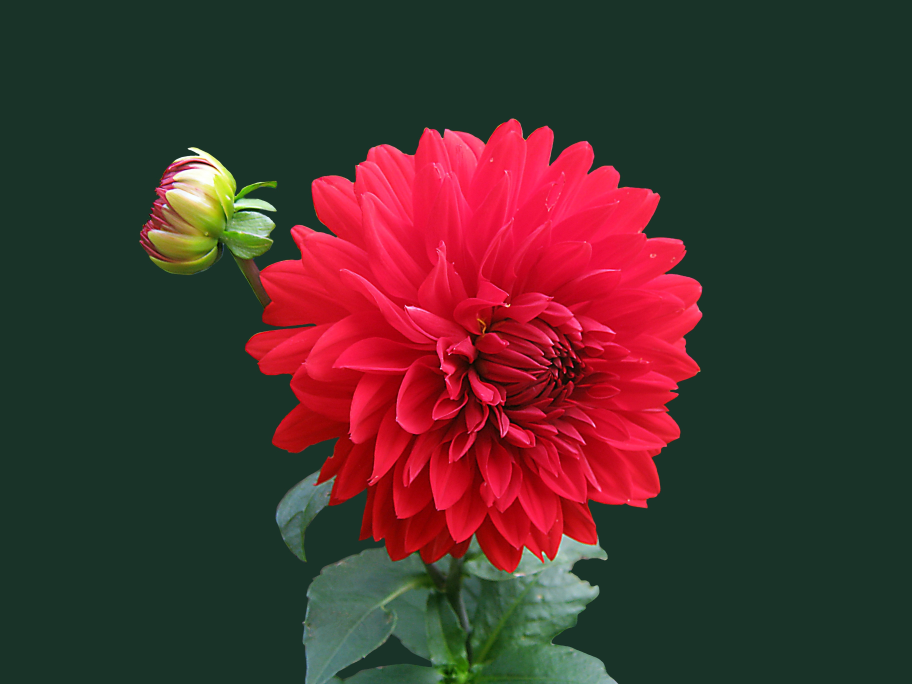
#> input picture day-2/images/img-1.jpg, 3648 x 2736 px (shown at 1/4 size)
$ python L5.py
#> lines starting #> are read from the running program, lines starting #| are printed output that depends on the picture; after the words box and inside, x2 and y2 are one past the last pixel; in counts of white or black regions, pixels touching at a corner belong together
#> further down, orignal_img is the input picture: shape (2736, 3648, 3); mean B, G, R 45.6, 50, 72.7
### L02-opencv/L3.py
# Resizing and rescaling frames
import cv2 as cv

# [4 lines left out: function changeResolution, not called in this run]


# for rescaling image frames (video is array of frames)
def rescaleFrame(frame , scale= 0.75):
#> called with scale = 0.2
    width = int(frame.shape[1] * scale)
#> width = 729
    height = int(frame.shape[0] * scale)
#> height = 547
    dimensions =  (width, height)
#> dimensions = (729, 547)
    return cv.resize(frame, dimensions , interpolation = cv.INTER_AREA)


# [17 lines that do not run on import are left out]

### day-2/L5.py
import numpy as np
from L3 import rescaleFrame
import cv2 as cv

# translation image

def translate(img, x,y) :
    transMat = np.float32([[1,0,x],[0,1,y]])
    dimensions = (img.shape[1], img.shape[0])
    return cv.warpAffine(img,transMat, dimensions)

# rotate image

def rotate(img,angle,rotPoint=None):
    (height, width) = img.shape[:2]

    if rotPoint == None :
        rotPoint = (width//2, height//2)

    rotMat = cv.getRotationMatrix2D(rotPoint, angle, 1.0)
    dimensions = (width, height)

    return cv.warpAffine(img, rotMat, dimensions)


if __name__ =="__main__":
    orignal_img = cv.imread("images/img-1.jpg")
    img = rescaleFrame(orignal_img,scale = 0.2)

    # convert image to grayscale
    gray = cv.cvtColor(img, cv.COLOR_BGR2GRAY)
    # cv.imshow("Grayscale Image ",gray)

    # Blur image
    blur = cv.GaussianBlur(img, (3,3), cv.BORDER_DEFAULT)
    # cv.imshow("Blurred image", blur)

    # Edge cascade (edges can be reduced by passing blur image)
    canny_img = cv.Canny(img, 125,175)
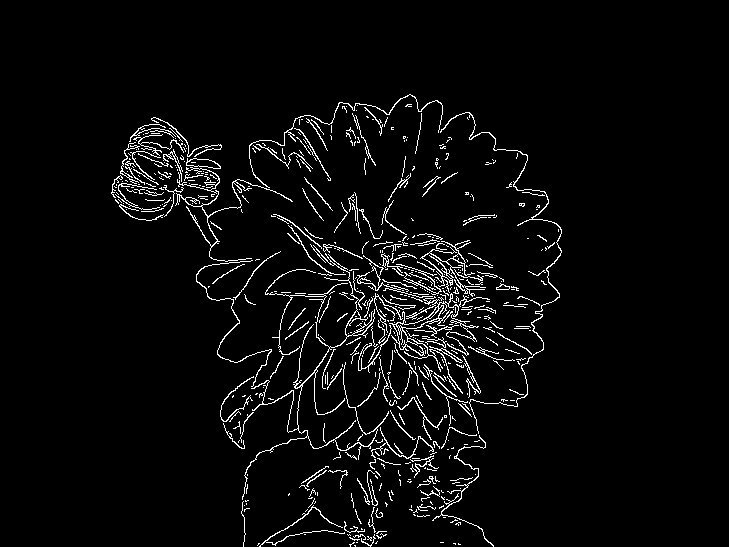
#> canny_img: shape (547, 729); 3.9% white in thin lines or dots, all inside (x1, y1, x2, y2) = (111, 94, 562, 547)
    canny_blur= cv.Canny(blur, 125,175)
#> canny_blur: shape (547, 729); 2.9% white in thin lines or dots, all inside (x1, y1, x2, y2) = (111, 95, 562, 547)
    # cv.imshow("Edge detected image", canny_img)
    # cv.imshow("Edge detected blurred image", canny_blur)

    # Dialting image
    dilated = cv.dilate(canny_blur, (7,7),iterations=3 )
#> dilated: shape (547, 729); 7.8% white; 73 white regions (9 under 20 px), largest, box (x1, y1, x2, y2) and area: (111, 95, 562, 547) 25075, (264, 506, 359, 547) 556, (398, 397, 442, 431) 226
    # cv.imshow("Dilated image", dilated)

    # eroding image
    eroded = cv.erode(dilated, (3,3), iterations =1)
#> eroded: shape (547, 729); 6.5% white; 80 white regions (13 under 20 px), largest, box (x1, y1, x2, y2) and area: (196, 96, 562, 547) 16301, (111, 118, 222, 227) 3680, (271, 215, 343, 278) 452
    # cv.imshow("Eroded image", dilated)

    # resize image
    resized = cv.resize(img, (500,500), interpolation=cv.INTER_CUBIC)
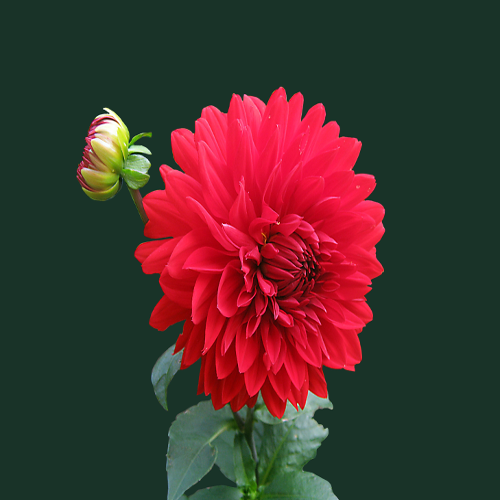
#> resized: shape (500, 500, 3); mean B, G, R 45.6, 50, 72.7
    # cv.imshow("Resized image",resized)

    # cropping
    cropped = img[ 50:200, 200:400]
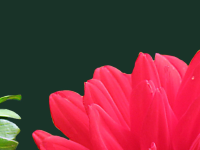
#> cropped: shape (150, 200, 3); mean B, G, R 58.9, 50.6, 118
    # cv.imshow("Cropped image",cropped)

    # translate image
    translated = translate(img, 100 , 100)
#> in translate, `return cv.warpAffine(img,transMat, dimensions)`:
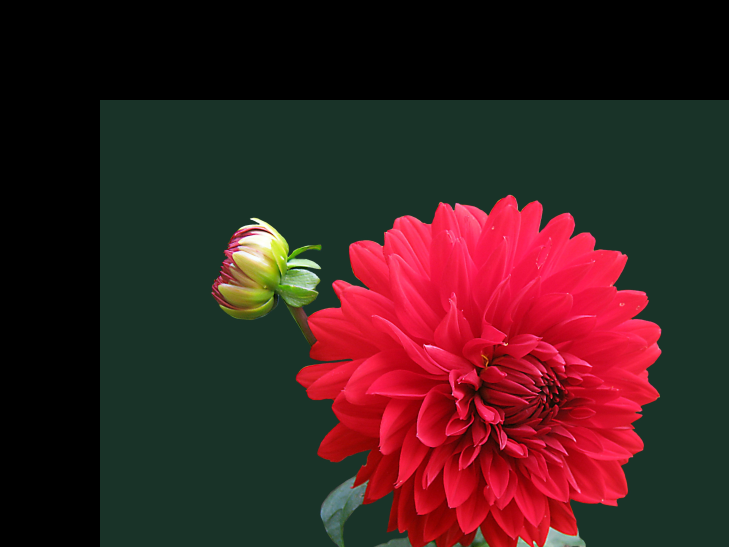
#> returned value: shape (547, 729, 3); mean of channels 0, 1, 2 31.6, 31.9, 62.7; drawn as B, G, R
    # cv.imshow("Translated image", translated)

    # rotate image
    rotated = rotate(img , 45) # -ve angle will rotate clockwise
#> in rotate, `return cv.warpAffine(img, rotMat, dimensions)`:
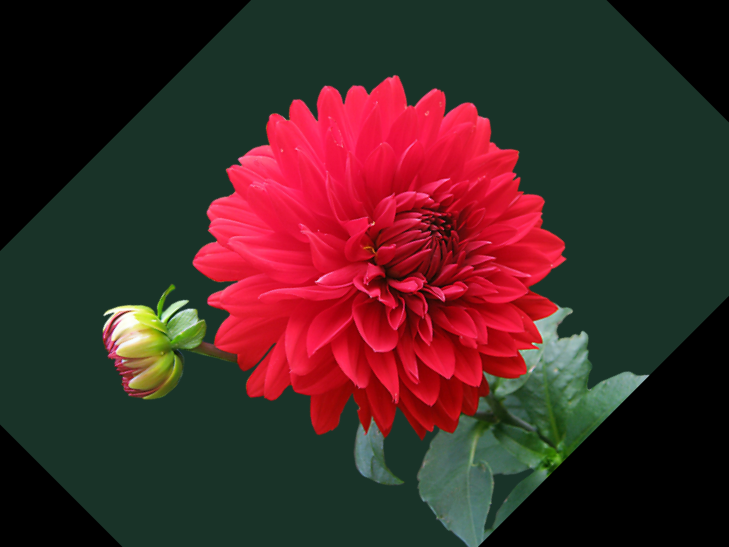
#> returned value: shape (547, 729, 3); mean of channels 0, 1, 2 37.8, 40, 67.8; drawn as B, G, R
    # cv.imshow("Rotated image", rotated)

    # flip image
    flip_h= cv.flip(img , 0)
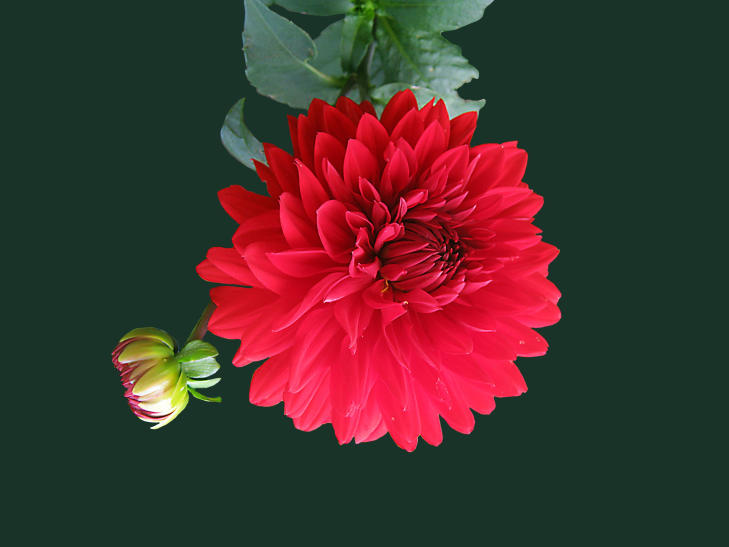
#> flip_h: shape (547, 729, 3); mean B, G, R 45.6, 50, 72.7
    flip_v= cv.flip(img , 1)
    flip_vn= cv.flip(img , -1)
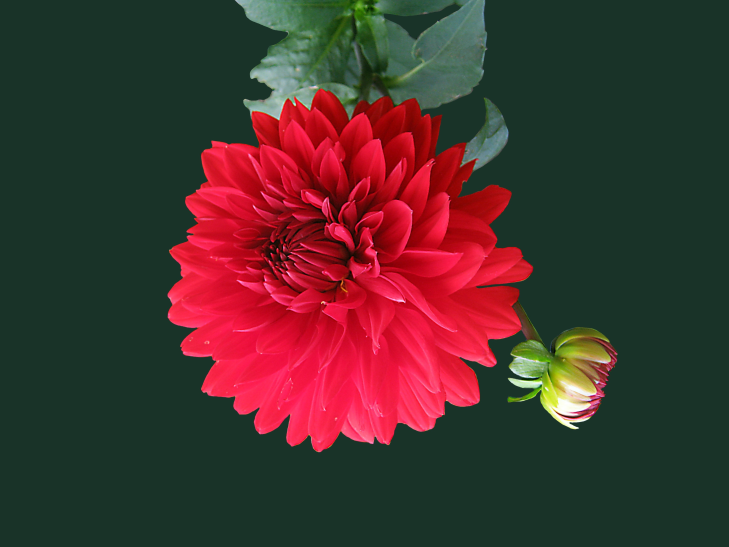
#> flip_vn: shape (547, 729, 3); mean B, G, R 45.6, 50, 72.7
    # cv.imshow("Resized image", flip_vn)

    cv.waitKey(0)
